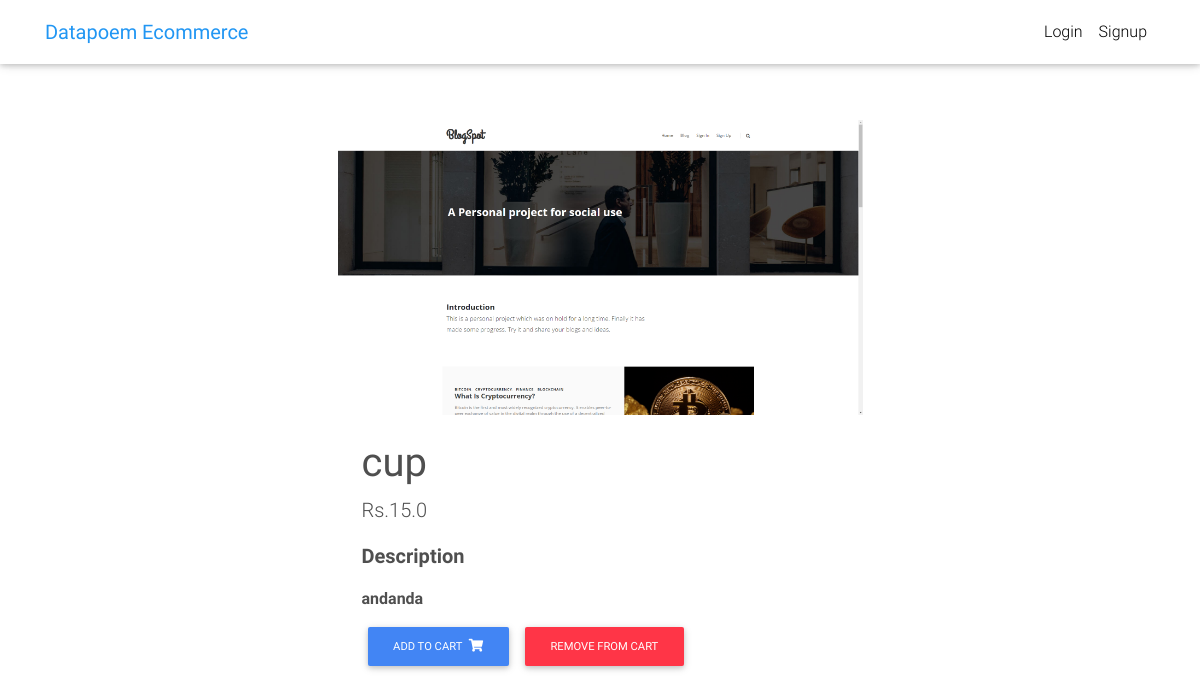
The app's page /product/7, older data.
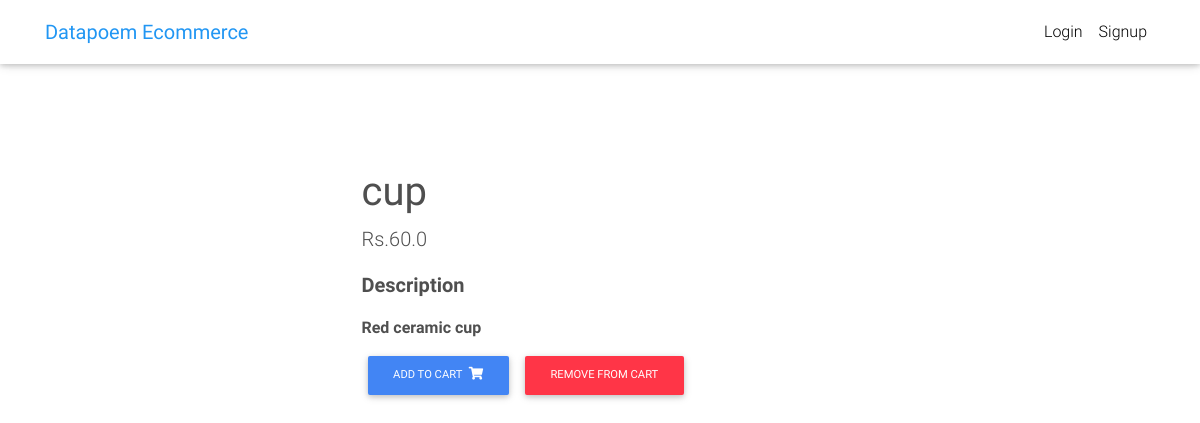
The same page, newer data.
### store/models.py (models this page shows, shortened)
class Item(models.Model):
    title = models.CharField(max_length=100)
    price = models.FloatField()
    description = models.TextField()
    image = models.ImageField()
    def get_add_to_cart_url(self):
        return reverse("store:add-to-cart", kwargs={
            'id': self.id
        })
    def get_remove_from_cart_url(self):
        return reverse("store:remove-from-cart", kwargs={
            'id': self.id
        })

### store/views.py (the view)
# urls.py: path('product/<id>', views.product, name='product'),
def product(request, id):
    item = get_object_or_404(Item, id=id)
    context = {
        'item': item
    }
    return render(request, 'product.html', context)

### templates/product.html (shortened to what this page needs)
{% extends "base.html" %}
{% block content %}
  <main class="mt-5 pt-4">
    <div class="container dark-grey-text mt-5">
      <div>
        <div class="col-6 offset-3">
          <img src="{{ item.image.url }}" class="img-fluid" alt="">
        </div>
        <div class="col-6 offset-3">
          <div class="p-4">
            <h1><b>{{item.title}}<b></h1>
            <p class="lead">
              Rs.{{ item.price }}
            </p>
            <p class="lead font-weight-bold">Description</p>
            <p>{{ item.description }}</p>
            <a href="{{ item.get_add_to_cart_url }}" class="btn btn-primary btn-md my-0 p">
              Add to cart
              <i class="fas fa-shopping-cart ml-1"></i>
            </a>
            <a href="{{ item.get_remove_from_cart_url }}" class="btn btn-danger btn-md my-0 p">
              Remove from cart
            </a>
          </div>
        </div>
      </div>
    </div>
  </main>
{% endblock content %}

Row changes from the older to the newer data that the page shows:
changed Item "cup": price "15.0" → "60.0"; description "andanda" → "Red ceramic cup"; image: picture removed
